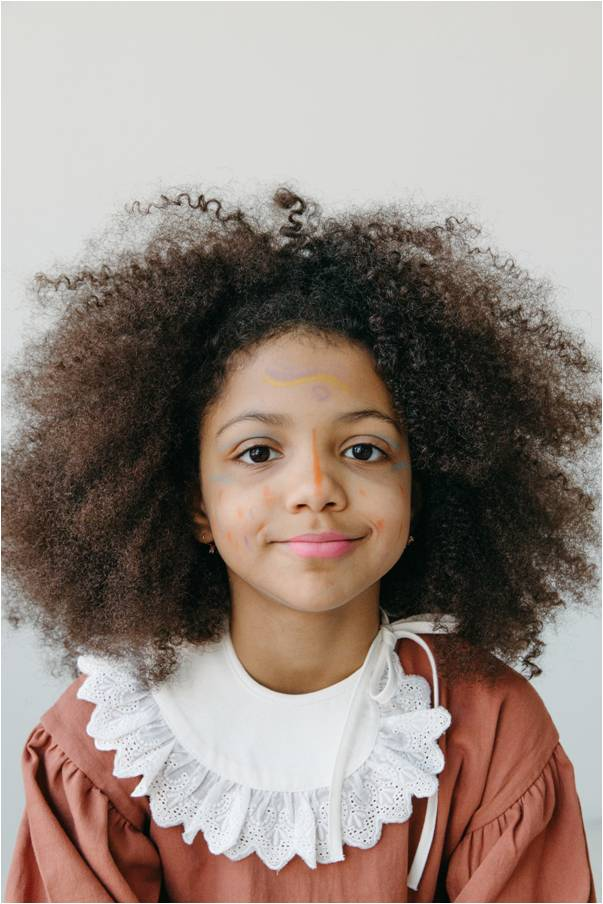
#> input picture pexels-anastasia-shuraeva-6964741.jpg, 603 x 904 px, found by its file name
$ jupyter execute --allow-errors PCA_Attempt3-Copy1.ipynb
#> lines starting #> are read from the running program, lines starting #| are printed output that depends on the picture
# PART 1
## Implement a Python program to reconstruct an image using Principal Component Analysis

[cell 1]
#Importing libraries
import cv2
import numpy as np
import matplotlib.pyplot as plt

[cell 2]
# Loading the image
img = cv2.imread('C:/Users/Roy/Desktop/pexels-anastasia-shuraeva-6964741.jpg')
#> img is the input picture: shape (904, 603, 3); mean B, G, R 128.7, 136.4, 150.4
img_RGB = cv2.cvtColor(img, cv2.COLOR_BGR2RGB)
print(img_RGB.shape)
#| (904, 603, 3)
plt.rcParams["figure.figsize"] = (12,6)
plt.imshow(img_RGB)

### Converting image to 2D Array

Image has 3 dimensions - length, width and RGB components. But PCA can undertand a format of rows and columns. So I am converting image to 2D by reshaping the image array. Columns will be multiplied by 3.

[cell 3]
# The array has 1048 rows each of pixel 1083x3. We will reshape it into a format that PCA can understand.
#  1809 = 603 * 3
img_r = np.reshape(img_RGB, (904,1809))
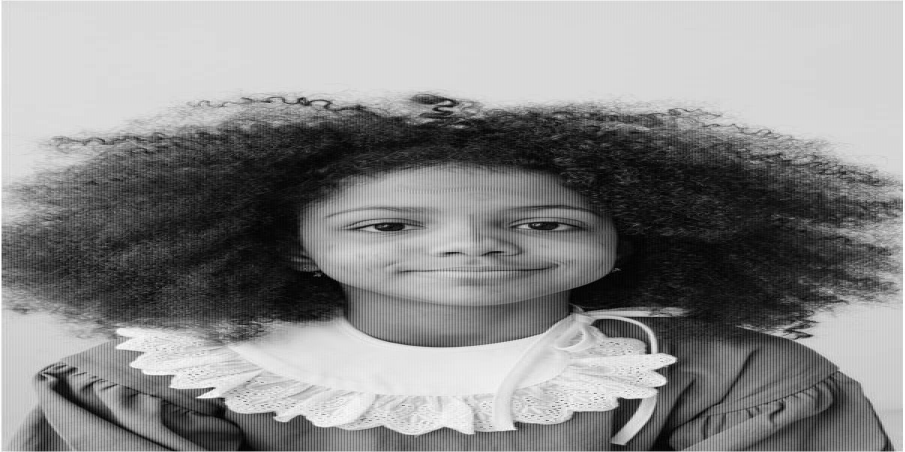
#> img_r: shape (904, 1809) (shown at 1/2 size); min 0, max 255, mean 138.5
print(img_r.shape)
#| (904, 1809)

### Standardizing the Dataset

Converting reshaped array into a Numpy array which can be used for computation.

[cell 4]
#Converting data into numpy array
img_np = np.array(img_r)
print(img_r.shape)
#| (904, 1809)

### Creating a Covariance Matrix

[cell 5]
covariance_mat = img_r - np.mean(img_r, axis = 0) # Rows taken since it has minimum value.
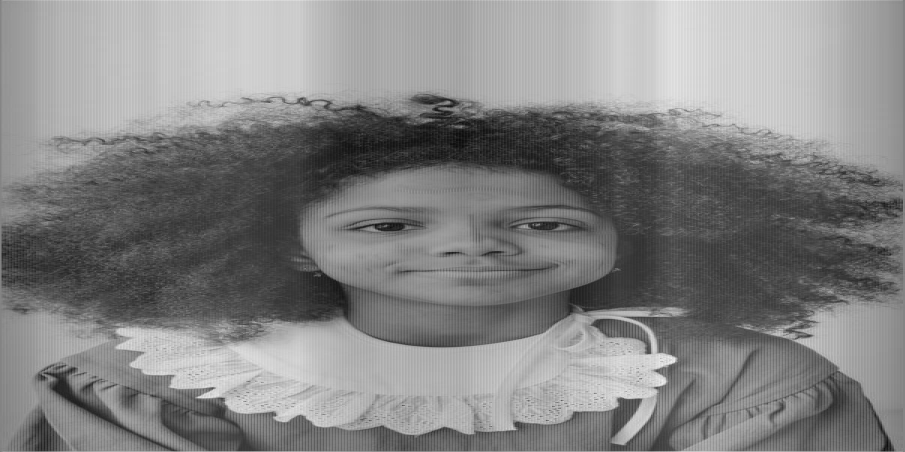
#> covariance_mat: shape (904, 1809) float64 (shown at 1/2 size); min -186.4, max 174.4, mean 0; drawn with min black and max white
covariance_mat

### Calculating Eigenvalues

[cell 6]
eig_val, eig_vec = np.linalg.eigh(np.cov(covariance_mat))
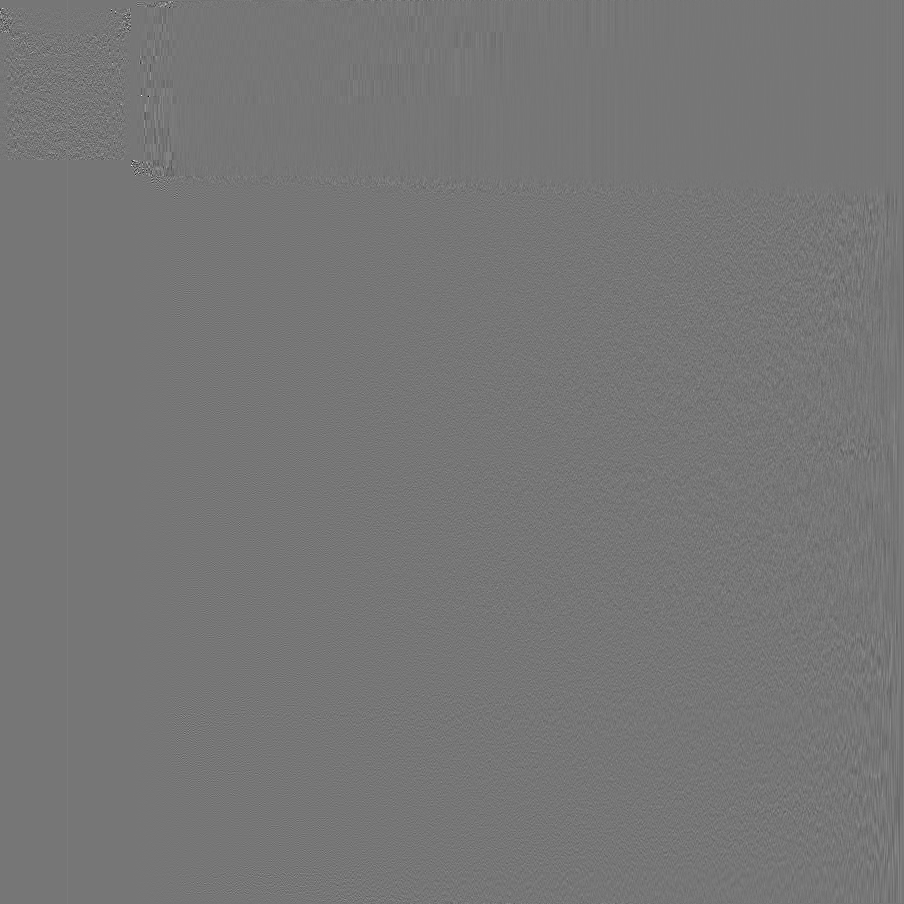
#> eig_vec: shape (904, 904) float64; min -0.782, max 0.897, mean 3.68e-05; drawn with min black and max white
#> eig_val = 904 values from -1.16e-10 to 861092.9
p = np.size(eig_vec, axis =0)
#> p = 904
idx = np.argsort(eig_val)
#> idx = 904 values from 0 to 903
idx = idx[::-1]
#> idx = 904 values, max 903 at index 0, min 0 at index 903, mean 451.5
eig_vec = eig_vec[:,idx]
eig_val = eig_val[idx]
#> eig_val = 904 values, max 861092.9 at index 0, min -1.16e-10 at index 903, mean 2257
eig_val.size
#> Out = 904

[cell 7]
numpc = 100 # Number of Principal Components considered is 100
if numpc <p or numpc >0:
    eig_vec = eig_vec[:, range(numpc)]
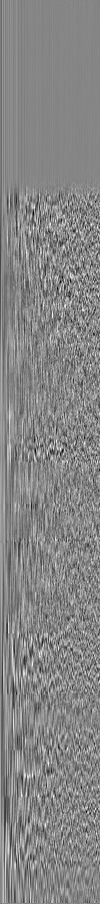
#> eig_vec: shape (904, 100) float64; min -0.175, max 0.158, mean 4.66e-18; drawn with min black and max white
score = np.dot(eig_vec.T, covariance_mat)
recon = np.dot(eig_vec, score) + np.mean(img_r, axis = 0).T #Normalization

[cell 8]
recon_img_mat = np.uint8(np.absolute(recon)) # To control complex eigen values
recon_img_mat.shape
#> Out = (904, 1809)

### Converting 2D Array into 3D Array to convert to image

[cell 9]
recon_img_mat.reshape(904, 603, 3)

### Reconstructing image

[cell 10]
cv2.imwrite('colour_img.jpg', recon_img_mat.reshape(904, 603, 3))
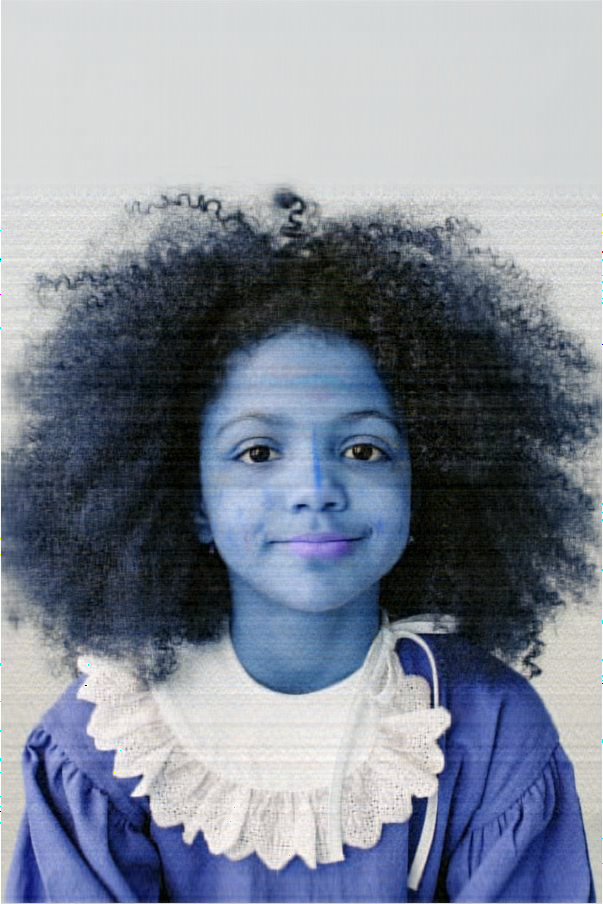
#> saved as colour_img.jpg: shape (904, 603, 3); mean B, G, R 150, 135.9, 128.2
plt.rcParams["figure.figsize"] = (12,6)
plt.imshow(cv2.imread('colour_img.jpg'))
#> figure, not shown here; B, G, R data is drawn as R, G, B

# PART 2
## Calculate RMSE and show that as number of Principal Components increases error decreases

[cell 11]
# Finding out rmse and plotting against no. of components to show error decreses
from sklearn.decomposition import PCA
from sklearn.metrics import mean_squared_error
RMSEs=[]
components = [i for i in range(1,905,20)] # I have skipped 50 components at a time to reduce computational time
#> (the rest of this cell did not finish here and is left out)

### Plotting RMSE against Number of Components

[cell 12]
plt.rcParams["figure.figsize"] = (12,6)
#> (the rest of this cell did not finish here and is left out)

We can observes that as the Number of Principal Components increases the error decreases. It decreases rapidly when the components are increased from 1 to around 100, after this it decreases slowly and gradually.

# PART 3
## Also show that how many minimum number of Principal Components are sufficient to reconstruct the image

To demonstate this, I have plotted a graph of Variance % against No. of PCs. We can observe that we do not need all 904 PCs.

[cell 13]
# Calculating Variance percentage
covar_matrix = PCA(n_components = 904)
covar_matrix.fit(img_np)
variance = covar_matrix.explained_variance_ratio_ #calculate variance ratios
var=np.cumsum(np.round(covar_matrix.explained_variance_ratio_, decimals=3)*100)
var #cumulative sum of variance explained with [n] features
#var.size

[cell 14]
# Plotting Variance vs No of PCs
plt.rcParams["figure.figsize"] = (12,6)
plt.ylabel('% Variance')
plt.xlabel('Number of PCs')
plt.title('PCA Analysis')
plt.style.context('seaborn-whitegrid')
plt.plot(var)
#> figure, not shown here; curve peaks at x = 35, y = 98.4

From the above graph, we get to know we need less than 100 PCs for certain. On plotting a more zoomed in graph we can observe the following.

[cell 15]
plt.rcParams["figure.figsize"] = (12,6)
plt.plot(var[0:150])
plt.ylabel('% Variance')
plt.xlabel('Number of PCs')
plt.title('PCA Analysis')
plt.axhline(y=98, color='r', linestyle='-')
plt.text(3,95, '98% cut-off threshold', color = 'red', fontsize=15)
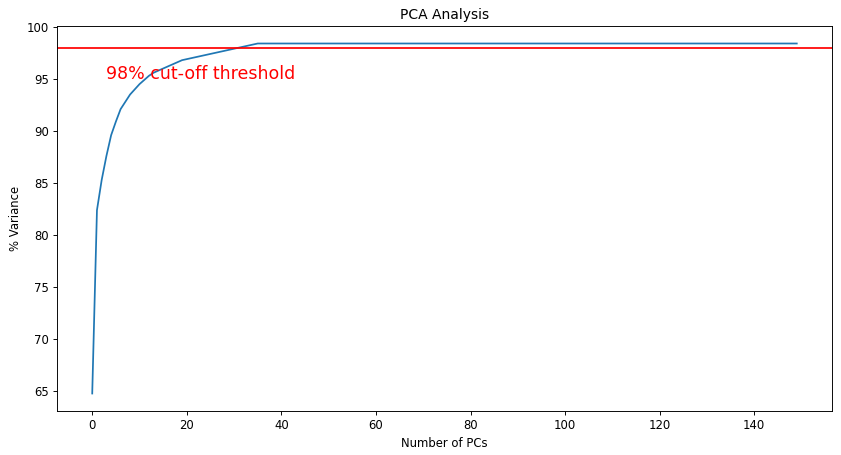
#> figure drawn by matplotlib, 1 panel; curve peaks at x = 35, y = 98.4

Around 35 PCs are sufficied for 98% image accuracy.

### Reconstructing images with different values of PCs

[cell 16]
PCs = [5, 10, 20, 35, 70, 200] # PCs
index=1
for numpc in PCs:
    cov_mat = img_np - np.mean(img_np , axis = 0)
    eig_val, eig_vec = np.linalg.eigh(np.cov(cov_mat))
#> eig_val = 904 values from -1.16e-10 to 861092.9
    p = np.size(eig_vec, axis =0)
    idx = np.argsort(eig_val)
#> idx = 904 values from 0 to 903
    idx = idx[::-1]
#> idx = 904 values, max 903 at index 0, min 0 at index 903, mean 451.5
    eig_vec = eig_vec[:,idx]
    eig_val = eig_val[idx]
#> eig_val = 904 values, max 861092.9 at index 0, min -1.16e-10 at index 903, mean 2257
    if numpc <p or numpc >0:
        eig_vec = eig_vec[:, range(numpc)]
#> eig_vec = 904 rows, first 6: [-0.0116, -0.0354, 0.0257, -0.0131, 0.022], [-0.011, -0.0354, 0.0244, -0.012, 0.022], [-0.0104, -0.0356, 0.0235, -0.012, 0.0216], [-0.0109, -0.0353, 0.0245, -0.0124, 0.0214], [-0.0111, -0.0355, 0.0253, -0.0124, 0.0217], [-0.0104, -0.0356, 0.0237, -0.0121, 0.0216]
    score = np.dot(eig_vec.T, covariance_mat)
    recon = np.dot(eig_vec, score) + np.mean(img_r, axis = 0).T
    recon_img_mat = np.uint8(np.absolute(recon))
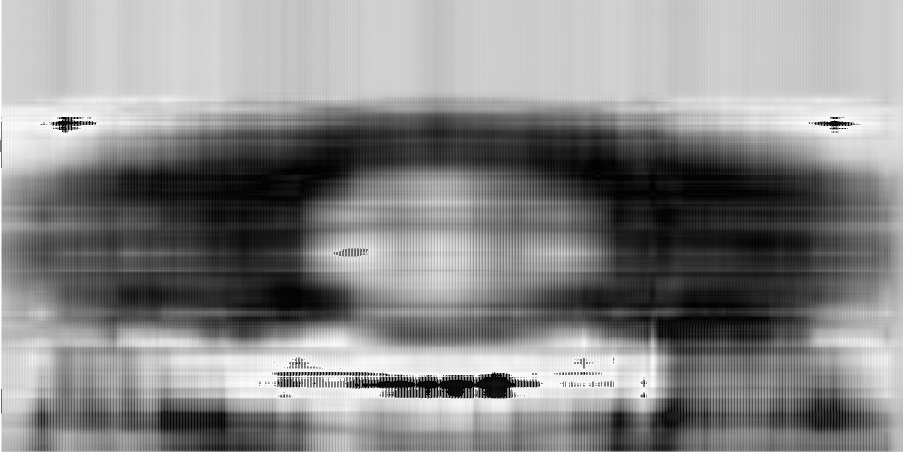
#> recon_img_mat: shape (904, 1809) (shown at 1/2 size); min 0, max 255, mean 135.6
    cv2.imwrite('colour_img.jpg', recon_img_mat.reshape(904, 603, 3))
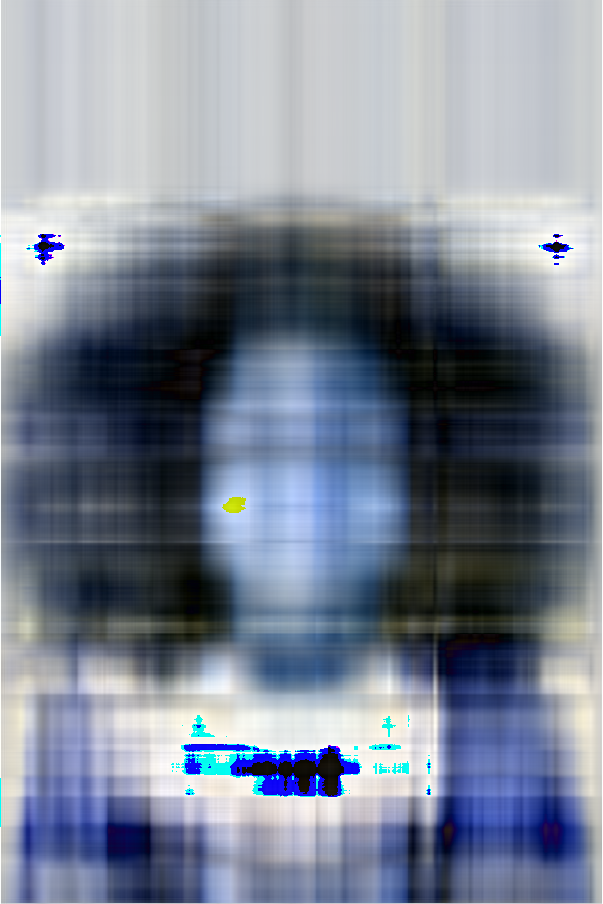
#> saved as colour_img.jpg: shape (904, 603, 3); mean B, G, R 148.9, 133.3, 124.7
    plt.subplot(3, 2, index)
    plt.rcParams["figure.figsize"] = (20,20)
    plt.imshow(cv2.imread('colour_img.jpg'))
    index+=1
plt.show()
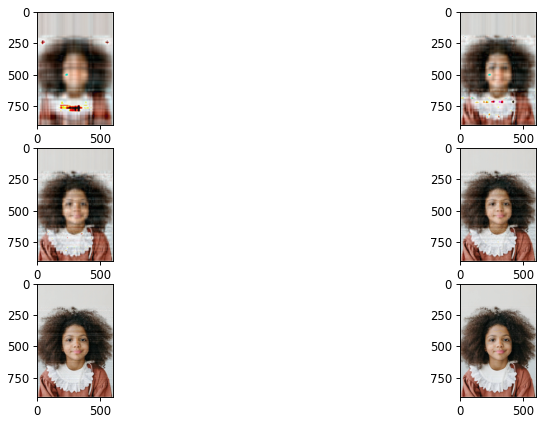
#> figure drawn by matplotlib, 6 panels; B, G, R data is drawn as R, G, B
